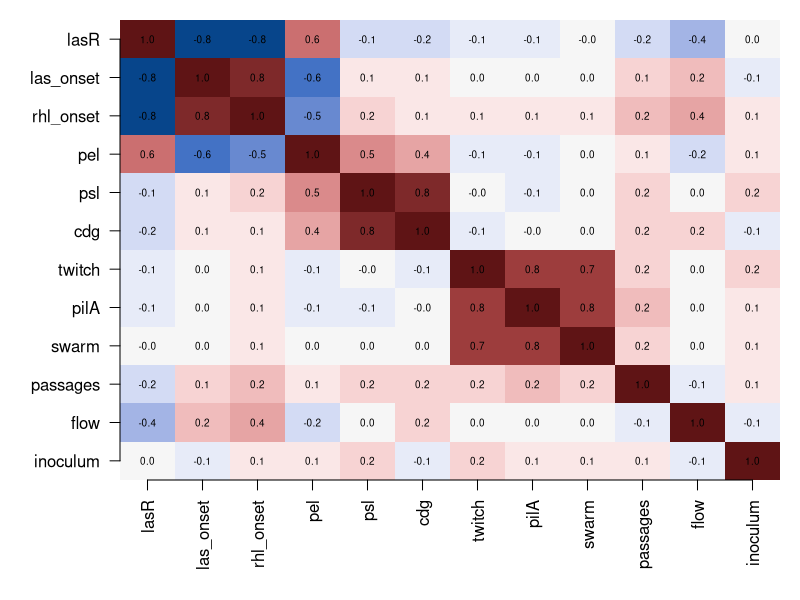
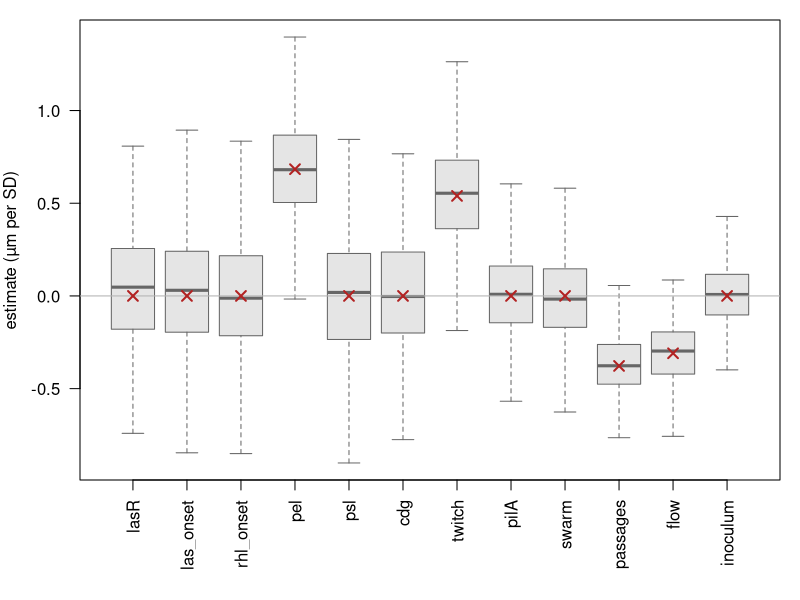
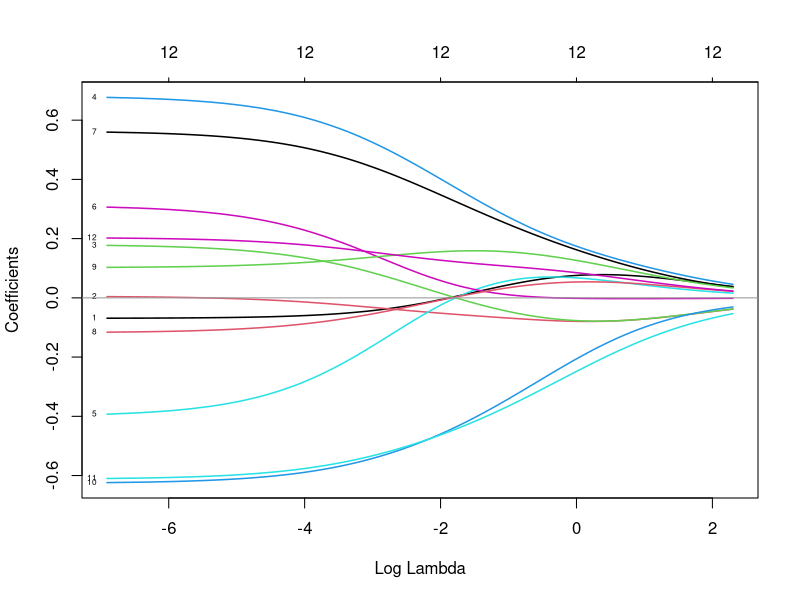
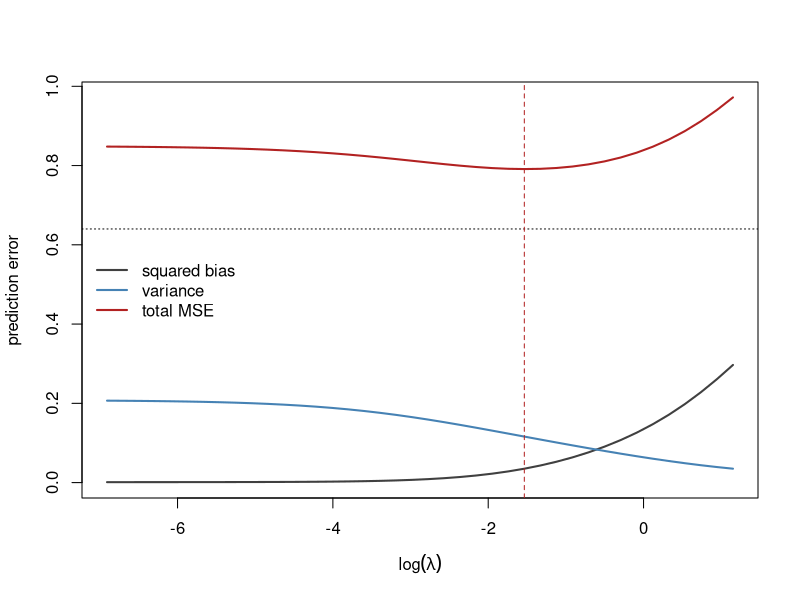
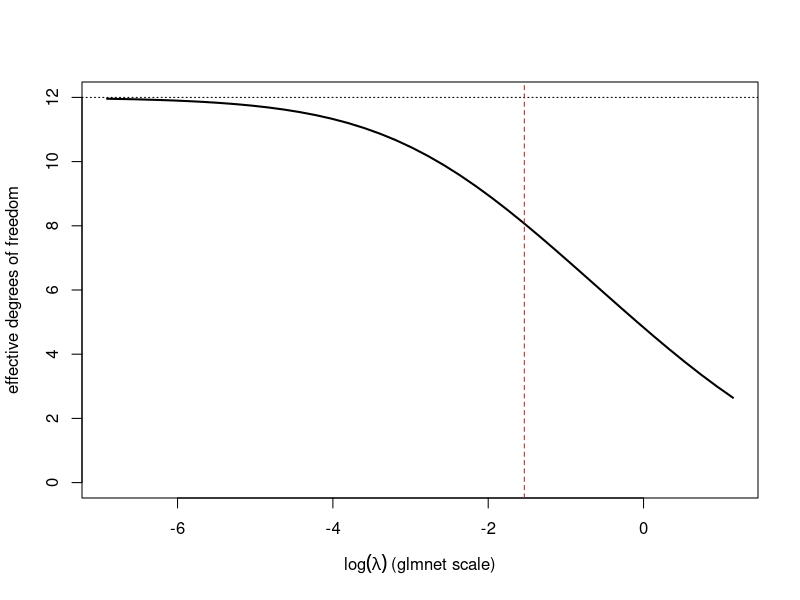
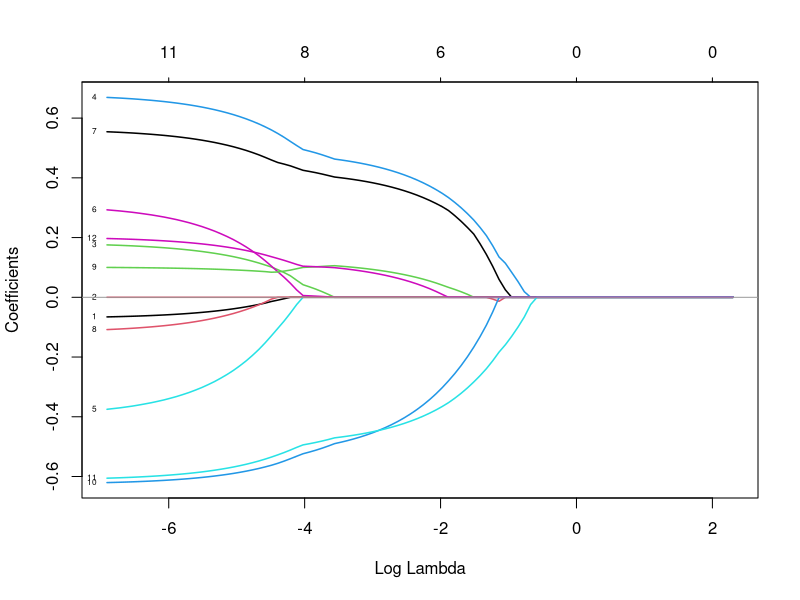
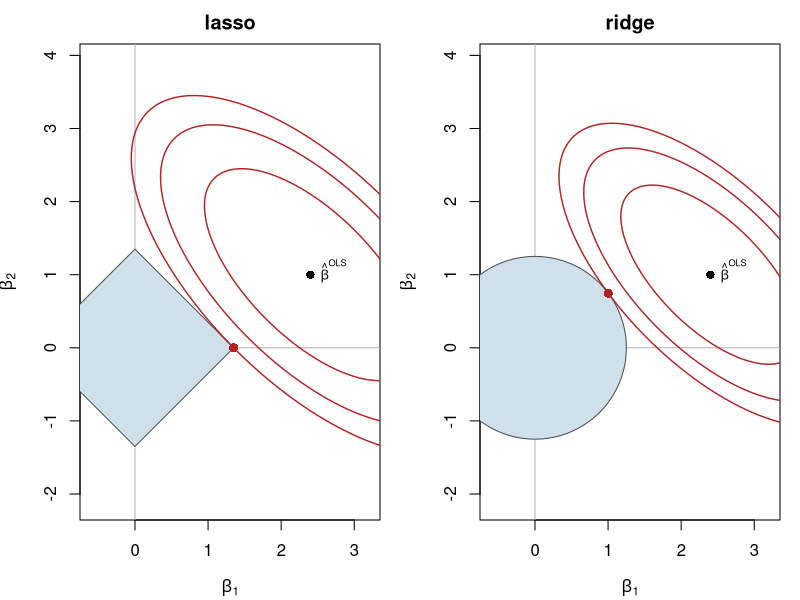
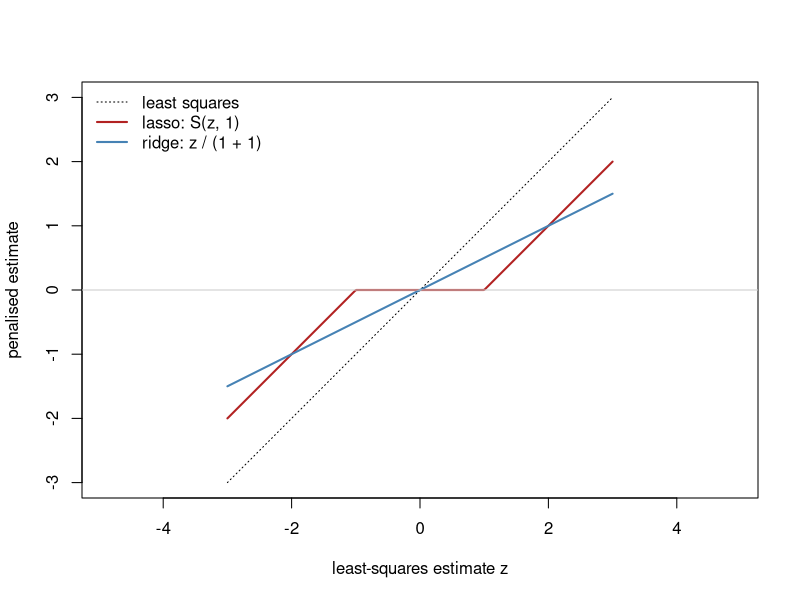

These figures' R source, in order:
## ---- chunk 1
#| include: false

## Deep links into the course copy of ISLR.
## Set islr_pdf to wherever students actually have the file (a relative path
## next to the rendered HTML, or the Brightspace URL), and set islr_offset
## once: open the PDF, go to printed page 1, and subtract.

islr_pdf    <- NULL   # e.g. "ISLRv2.pdf" to turn the references into links
islr_offset <- 14

islr <- function(page, label) {
  if (is.null(islr_pdf)) return(label)
  sprintf("[%s](%s#page=%d)", label, islr_pdf, page + islr_offset)
}
## ---- chunk 2
#| echo: false
set.seed(14)
n <- 40
W <- rnorm(n); H <- rnorm(n); Q <- rnorm(n)   # latent: quorum sensing, c-di-GMP, motility
e <- function(s) rnorm(n, 0, s)
s <- 0.4
isolates <- data.frame(
  lasR      = 10  + 1.0 * (W + e(s)),
  las_onset = 8   - 1.5 * (W + e(s)),
  rhl_onset = 10  - 1.5 * (W + e(s)),
  pel       = 3   + 1   * (0.7 * W + 0.7 * H + e(s)),
  psl       = 5   + 1.2 * (H + e(s)),
  cdg       = 40  + 15  * (H + e(s)),
  twitch    = 18  + 3   * (Q + e(s)),
  pilA      = 7   + 1   * (Q + e(1.2 * s)),
  swarm     = 30  + 8   * (Q + e(1.5 * s)),
  passages  = round(9 + 1.5 * (0.5 * Q + e(0.9))),
  flow      = 60  + 20  * e(1),
  inoculum  = 2   + 0.5 * e(1))

beta_units <- c(pel = 0.9, passages = -0.25, twitch = 0.16, flow = -0.015)
f_true <- 16 + as.vector(as.matrix(isolates[, names(beta_units)]) %*% beta_units)
isolates$thickness <- f_true + rnorm(n, 0, 0.8)
## ---- chunk 3
round(head(isolates), 2)
## ---- chunk 4
summary(isolates[, c("pel", "twitch", "passages", "flow", "thickness")])
## ---- chunk 5
predictors <- setdiff(names(isolates), "thickness")
X <- scale(as.matrix(isolates[, predictors]))   # standardised predictors
y <- isolates$thickness
n <- nrow(X); p <- ncol(X)
c(n = n, p = p)
## ---- chunk 6
round(head(data.frame(y = y, X)), 2)
round(c(mean_pel = mean(X[, "pel"]), sd_pel = sd(X[, "pel"])), 2)
## ---- chunk 7
beta_true <- setNames(numeric(p), predictors)
beta_true[names(beta_units)] <- beta_units * attr(X, "scaled:scale")[names(beta_units)]
round(beta_true, 2)
## ---- chunk 8
#| label: fig-cor
#| fig-cap: "Correlations between the twelve predictors. The three blocks
#|   correspond to the three latent variables (quorum sensing, c-di-GMP,
#|   motility)."
#| fig-width: 6
#| fig-height: 5.5
#| code-fold: true
R <- cor(X)
op <- par(mar = c(6, 6, 1, 1))
image(1:p, 1:p, R[, p:1], zlim = c(-1, 1), axes = FALSE, xlab = "", ylab = "",
      col = hcl.colors(21, "Blue-Red 3"))
axis(1, 1:p, predictors, las = 2); axis(2, 1:p, rev(predictors), las = 1)
text(rep(1:p, p), rep(p:1, each = p), sprintf("%.1f", R), cex = 0.6)
par(op)
## ---- chunk 9
round(car::vif(lm(y ~ ., data = data.frame(X))), 1)
## ---- chunk 10
ols <- lm(y ~ X)
round(cbind(true = beta_true, summary(ols)$coefficients[-1, 1:2]), 2)
## ---- chunk 11
#| label: fig-olsrepeat
#| fig-cap: "OLS estimates of the twelve coefficients in 500 repeated studies
#|   with the same isolates. Red crosses mark the true values. The estimates are
#|   centred on the truth (unbiased), but individual studies can be far off."
#| fig-width: 8
#| fig-height: 4.5
#| code-fold: true
set.seed(3)
b_rep <- t(replicate(500, coef(lm(f_true + rnorm(n, 0, 0.8) ~ X))[-1]))
colnames(b_rep) <- predictors

op <- par(mar = c(6, 4, 1, 1))
boxplot(b_rep, las = 2, col = "grey90", border = "grey40", outline = FALSE,
        ylab = "estimate (µm per SD)")
abline(h = 0, col = "grey70")
points(1:p, beta_true, pch = 4, col = "firebrick", lwd = 2, cex = 1.3)
par(op)
## ---- chunk 12
library(glmnet)

grid <- 10^seq(1, -3, length.out = 100)   # decreasing, as glmnet expects

ridge_fit <- glmnet(X, y, alpha = 0, family = "gaussian",
                    lambda = grid, standardize = TRUE)
## ---- chunk 13
sd_n <- function(v) sqrt(mean((v - mean(v))^2))    # standard deviation with divisor n

Xn <- scale(X, scale = apply(X, 2, sd_n))
yc <- y - mean(y)

lambda_g    <- 0.1
lambda_text <- n * lambda_g / sd_n(y)

b_formula <- solve(t(Xn) %*% Xn + lambda_text * diag(p), t(Xn) %*% yc)

fit_g    <- glmnet(X, y, alpha = 0, lambda = lambda_g, thresh = 1e-14)
b_glmnet <- as.vector(coef(fit_g))[-1] * apply(X, 2, sd_n)

round(cbind(formula = drop(b_formula), glmnet = b_glmnet), 4)
## ---- chunk 14
#| label: fig-ridgepath
#| fig-cap: "Ridge coefficient paths. Each line is one of the twelve
#|   coefficients as the penalty increases from left to right; the numbers on
#|   the right are the column numbers of X. All twelve approach zero together
#|   and none reaches it."
plot(ridge_fit, xvar = "lambda", lwd = 1.5, label = TRUE)
abline(h = 0, col = "grey60")
## ---- chunk 15
#| code-fold: true
R_rep  <- 200
lam    <- 10^seq(0.5, -3, length.out = 40)

preds <- array(NA_real_, dim = c(R_rep, n, length(lam)))

for (r in seq_len(R_rep)) {
  y_r <- f_true + rnorm(n, 0, 0.8)
  fit_r <- glmnet(X, y_r, alpha = 0, lambda = lam, standardize = TRUE)
  preds[r, , ] <- predict(fit_r, newx = X)
}

mean_pred <- apply(preds, c(2, 3), mean)   # average prediction per isolate and lambda
var_pred  <- apply(preds, c(2, 3), var)    # spread of predictions around that average

bias2 <- colMeans((mean_pred - f_true)^2)
vari  <- colMeans(var_pred)
## ---- chunk 16
#| label: fig-biasvar
#| fig-cap: "Squared bias, variance and total mean squared prediction error for
#|   ridge regression as the penalty grows. The minimum of the total lies at a
#|   strictly positive penalty: some bias is worth accepting."
#| code-fold: true
plot(log(lam), bias2 + vari + 0.8^2, type = "l", lwd = 2, col = "firebrick",
     ylim = c(0, max(bias2 + vari + 0.8^2)),
     xlab = expression(log(lambda)), ylab = "prediction error")
lines(log(lam), bias2, lwd = 2, col = "grey25")
lines(log(lam), vari,  lwd = 2, col = "steelblue")
abline(h = 0.8^2, lty = 3)
i_best <- which.min(bias2 + vari)
abline(v = log(lam)[i_best], lty = 2, col = "firebrick")
legend("left", bty = "n", lwd = 2, col = c("grey25", "steelblue", "firebrick"),
       legend = c("squared bias", "variance", "total MSE"))
## ---- chunk 17
#| label: fig-df
#| fig-cap: "Effective degrees of freedom of the ridge fit as a function of the
#|   penalty. The number of coefficients is constant at 12; the effective number
#|   is not. The dashed line marks the penalty with the lowest true prediction
#|   error in @fig-biasvar."
sd_n <- function(v) sqrt(mean((v - mean(v))^2))   # glmnet standardises with 1/n

Xs <- scale(X, scale = apply(X, 2, sd_n))
d  <- svd(Xs)$d

## convert the glmnet lambda to the textbook lambda (ridge, gaussian)
lam_text <- n * lam / sd_n(y)
dfr <- sapply(lam_text, function(l) sum(d^2 / (d^2 + l)))

plot(log(lam), dfr, type = "l", lwd = 2, ylim = c(0, p),
     xlab = expression(log(lambda)~"(glmnet scale)"),
     ylab = "effective degrees of freedom")
abline(h = p, lty = 3); abline(v = log(lam)[i_best], lty = 2, col = "firebrick")
round(dfr[i_best], 1)
## ---- chunk 18
#| label: fig-lassopath
#| fig-cap: "Lasso coefficient paths. Coefficients reach exactly zero and stay
#|   there; the number along the top axis is the number of predictors still in
#|   the model."
lasso_fit <- glmnet(X, y, alpha = 1, family = "gaussian",
                    lambda = grid, standardize = TRUE)

plot(lasso_fit, xvar = "lambda", lwd = 1.5, label = TRUE)
abline(h = 0, col = "grey60")
## ---- chunk 19
#| label: fig-geometry
#| fig-cap: "The constrained view with two predictors. Ellipses are contours of
#|   the residual sum of squares centred on the least squares estimate; the
#|   shaded region is the constraint. The lasso solution (left) lies on a
#|   corner of the diamond, where one coefficient is exactly zero. The ridge
#|   solution (right) touches the circle away from the axes."
#| fig-width: 9
#| fig-height: 4.6
#| code-fold: true

ell <- function(centre, A, level, m = 300) {
  e  <- eigen(A)
  th <- seq(0, 2 * pi, length.out = m)
  r  <- rbind(cos(th) / sqrt(e$values[1]),
              sin(th) / sqrt(e$values[2])) * sqrt(level)
  pts <- e$vectors %*% r
  cbind(centre[1] + pts[1, ], centre[2] + pts[2, ])
}

A  <- matrix(c(1, 0.65, 0.65, 1), 2, 2)   # correlated predictors
b0 <- c(2.4, 1.0)                         # least squares estimate

rss <- function(b) drop(t(b - b0) %*% A %*% (b - b0))   # RSS up to a constant

## points on the boundary of the constraint region
boundary <- function(kind, s, m = 20000) {
  if (kind == "ridge") {
    th <- seq(0, 2 * pi, length.out = m)
    cbind(s * cos(th), s * sin(th))
  } else {
    t <- seq(0, 1, length.out = m)
    rbind(cbind(s * (1 - t), s * t), cbind(-s * t, s * (1 - t)),
          cbind(-s * (1 - t), -s * t), cbind(s * t, -s * (1 - t)))
  }
}

op <- par(mfrow = c(1, 2), mar = c(4, 4, 2.2, 1))

for (kind in c("lasso", "ridge")) {
  plot(NA, xlim = c(-0.6, 3.2), ylim = c(-0.6, 2.4), asp = 1,
       xlab = expression(beta[1]), ylab = expression(beta[2]),
       main = kind)
  abline(h = 0, v = 0, col = "grey70")

  s   <- if (kind == "lasso") 1.35 else 1.25
  B   <- boundary(kind, s)
  polygon(B[, 1], B[, 2], col = "#cfe0ea", border = "grey30")
  hit <- B[which.min(apply(B, 1, rss)), ]   # exact constrained solution

  lev <- as.numeric(t(hit - b0) %*% A %*% (hit - b0))
  for (f in c(0.35, 0.7, 1)) {
    e <- ell(b0, A, lev * f)
    lines(e[, 1], e[, 2], col = "firebrick", lwd = 1.4)
  }
  points(b0[1], b0[2], pch = 16, cex = 1.1)
  text(b0[1], b0[2], expression(hat(beta)^{OLS}), pos = 4, cex = 0.8)
  points(hit[1], hit[2], pch = 16, col = "firebrick", cex = 1.2)
}
par(op)
## ---- chunk 20
#| fig-width: 5.5
#| fig-height: 4.4
soft <- function(z, g) sign(z) * pmax(abs(z) - g, 0)

z <- seq(-3, 3, length.out = 300)
plot(z, z, type = "l", lty = 3, xlab = "least-squares estimate z",
     ylab = "penalised estimate", asp = 1)
lines(z, soft(z, 1), lwd = 2, col = "firebrick")
lines(z, z / (1 + 1), lwd = 2, col = "steelblue")
abline(h = 0, col = "grey80")
legend("topleft", c("least squares", "lasso: S(z, 1)", "ridge: z / (1 + 1)"), bty = "n",
       lwd = c(1, 2, 2), lty = c(3, 1, 1), col = c("black", "firebrick", "steelblue"))
## ---- chunk 21
lasso_cd <- function(X, y, lambda, sweeps = 200) {
  n <- nrow(X)
  b <- rep(0, ncol(X))
  r <- y - mean(y)                                # residual; the intercept is the mean
  for (s in seq_len(sweeps)) {
    for (j in seq_len(ncol(X))) {
      r    <- r + X[, j] * b[j]                   # partial residual: put predictor j back
      b[j] <- soft(sum(X[, j] * r) / n, lambda)   # one-predictor solution
      r    <- r - X[, j] * b[j]                   # take the updated predictor out again
    }
  }
  b
}

lambda_l <- 0.15
b_cd  <- lasso_cd(Xn, y, lambda_l)
fit_l <- glmnet(Xn, y, alpha = 1, lambda = lambda_l, standardize = FALSE, thresh = 1e-14)

round(cbind(coordinate_descent = b_cd, glmnet = as.vector(coef(fit_l))[-1]), 4)
## ---- chunk 22
#| code-fold: true
set.seed(21)

## dense truth: every predictor contributes a small amount
beta_dense <- rnorm(p, 0, 0.3)
f_dense    <- 16 + as.vector(X %*% beta_dense)
y_dense    <- f_dense + rnorm(n, 0, 0.8)

foldid <- sample(rep(1:10, length.out = n))   # one fixed set of folds

cv_err <- function(response, alpha) {
  fit <- cv.glmnet(X, response, alpha = alpha, foldid = foldid)
  min(fit$cvm)
}
## ---- chunk 23
round(rbind(
  sparse_truth = c(ridge = cv_err(y, 0),       lasso = cv_err(y, 1)),
  dense_truth  = c(ridge = cv_err(y_dense, 0), lasso = cv_err(y_dense, 1))
), 2)
## ---- chunk 24
#| label: fig-enet
#| fig-cap: "Coefficient paths for three penalties on the same data. Ridge
#|   (left) keeps every predictor; the lasso (right) removes most of them; the
#|   elastic net (centre) lies in between and tends to keep correlated
#|   predictors together."
#| fig-width: 10
#| fig-height: 3.8

enet_fit <- glmnet(X, y, alpha = 0.5, lambda = grid, standardize = TRUE)

op <- par(mfrow = c(1, 3), mar = c(4.5, 4, 5, 1))
plot(ridge_fit, xvar = "lambda", lwd = 1.1); title("ridge (alpha = 0)", line = 3.2)
plot(enet_fit,  xvar = "lambda", lwd = 1.1); title("elastic net (alpha = 0.5)", line = 3.2)
plot(lasso_fit, xvar = "lambda", lwd = 1.1); title("lasso (alpha = 1)", line = 3.2)
par(op)
## ---- chunk 25
#| label: fig-cvlasso
#| fig-cap: "Ten-fold cross-validated error against the penalty for the lasso.
#|   Vertical bars are one standard error across folds. The left dotted line
#|   marks lambda.min, the right one lambda.1se."
set.seed(253)
cv_lasso <- cv.glmnet(X, y, alpha = 1, type.measure = "mse",
                      nfolds = 10, standardize = TRUE)

plot(cv_lasso)
## ---- chunk 26
c(lambda_min = cv_lasso$lambda.min,
  lambda_1se = cv_lasso$lambda.1se,
  nz_min     = cv_lasso$nzero[cv_lasso$index["min", 1]],
  nz_1se     = cv_lasso$nzero[cv_lasso$index["1se", 1]])
## ---- chunk 27
coef(cv_lasso, s = "lambda.1se")
## ---- chunk 28
selected <- which(as.vector(coef(cv_lasso, s = "lambda.1se"))[-1] != 0)

list(truly_nonzero = names(beta_units),
     selected      = predictors[selected])
## ---- chunk 29
cv_ridge <- cv.glmnet(X, y, alpha = 0, foldid = foldid)
cv_las_f <- cv.glmnet(X, y, alpha = 1, foldid = foldid)

round(data.frame(
  true      = beta_true,
  ols       = unname(coef(ols)[-1]),
  ridge_1se = as.vector(coef(cv_ridge, s = "lambda.1se"))[-1],
  lasso_min = as.vector(coef(cv_las_f, s = "lambda.min"))[-1],
  lasso_1se = as.vector(coef(cv_las_f, s = "lambda.1se"))[-1],
  row.names = predictors
), 2)
## ---- chunk 30
sel_df <- data.frame(y = y, X[, selected, drop = FALSE])
summary(lm(y ~ ., data = sel_df))$coefficients
## ---- chunk 31
#| fig-cap: "Cross-validated error of principal components regression against
#|   the number of components."
library(pls)

iso_df <- data.frame(thickness = y, X)

set.seed(31)
pcr_fit <- pcr(thickness ~ ., data = iso_df, scale = TRUE, validation = "CV")

validationplot(pcr_fit, val.type = "MSEP",
               xlab = "number of components", main = "")
## ---- chunk 32
ncomp_best <- selectNcomp(pcr_fit, method = "onesigma", plot = FALSE)
ncomp_best
## ---- chunk 33
set.seed(32)
pls_fit <- plsr(thickness ~ ., data = iso_df, scale = TRUE, validation = "CV")

validationplot(pls_fit, val.type = "MSEP",
               xlab = "number of components", main = "")
selectNcomp(pls_fit, method = "onesigma", plot = FALSE)
